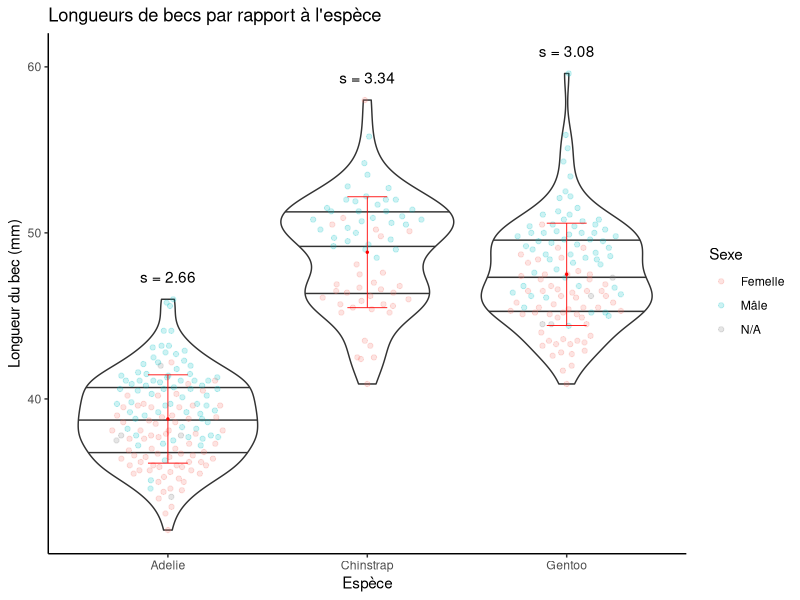
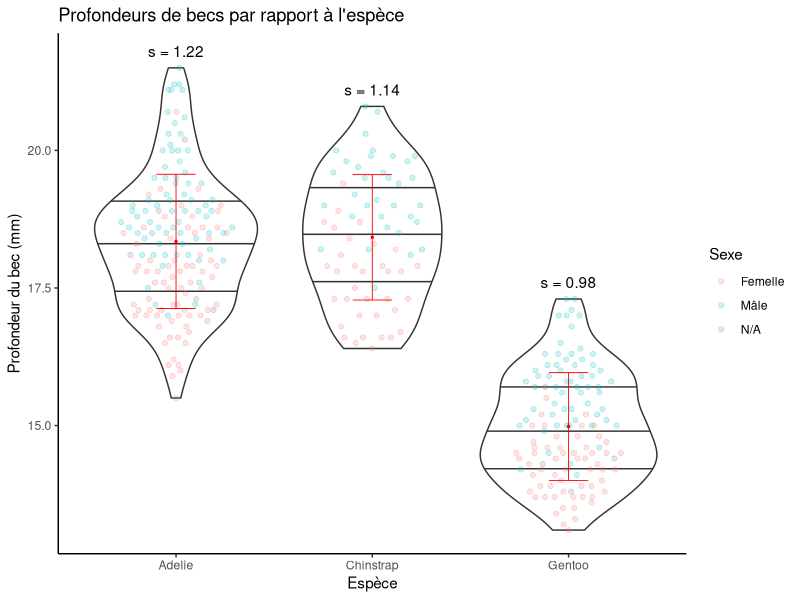
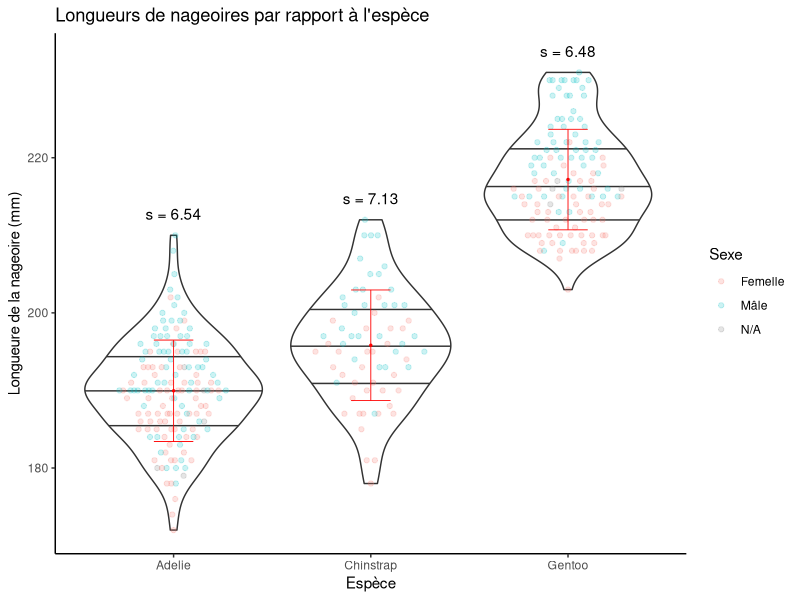
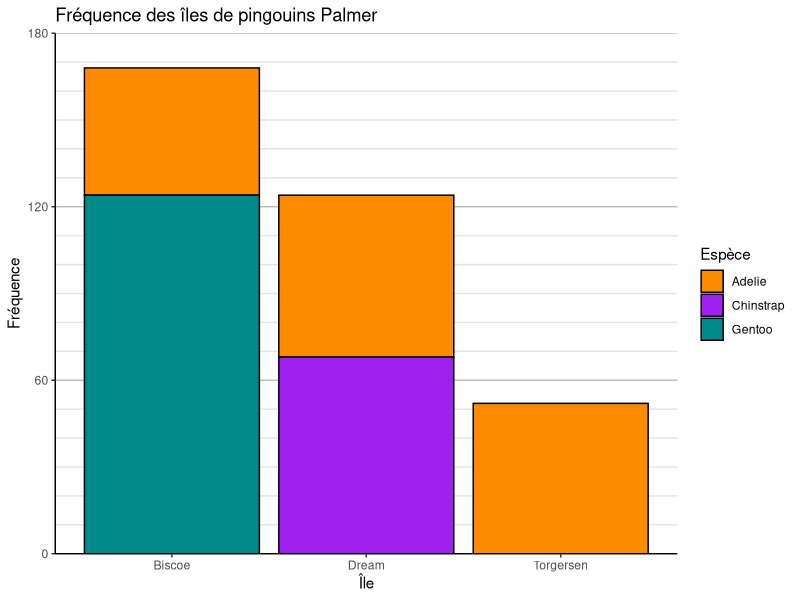
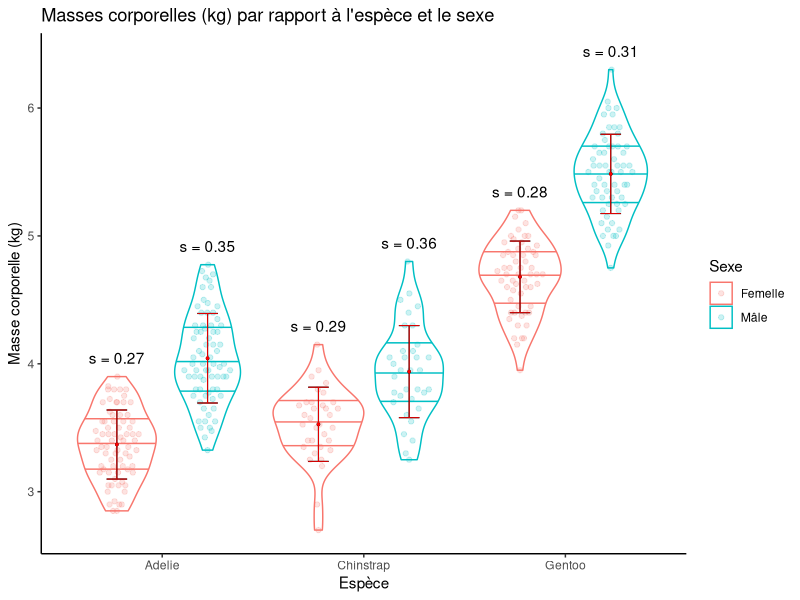
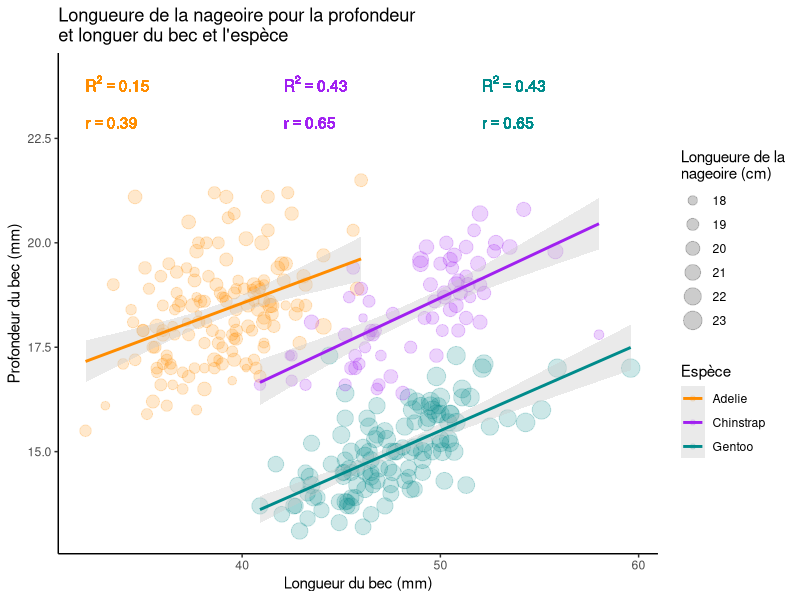
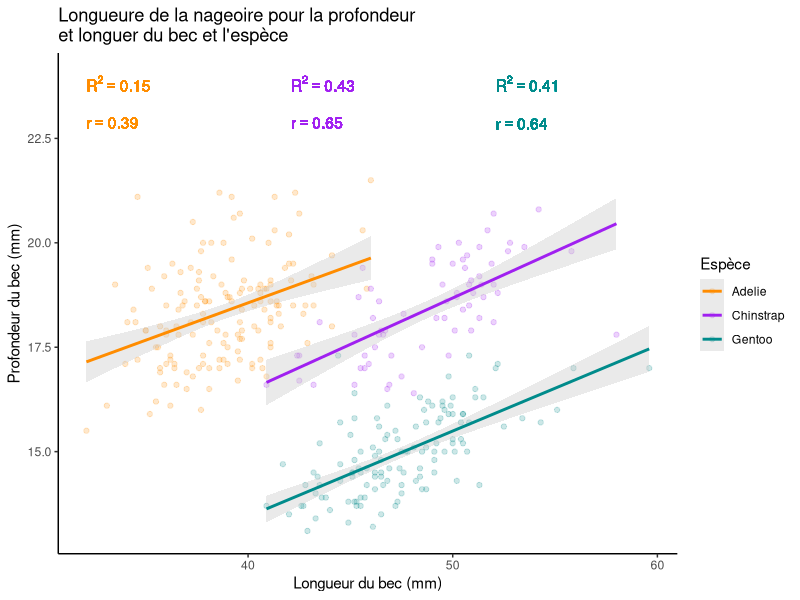

R code for these plots, in order:
## ---- chunk 1
# Préparatipn de librairies et installations variés

# install.packages("palmerpenguins")
# install.packages("tidyverse")
# install.packages("languageserver")
# install.packages("ggbeeswarm")
# install.packages("viridis")

library(palmerpenguins)
library("tidyverse")
library(ggbeeswarm) # Génère des graphique d'essaim d'abeille
library(viridis) # Couleurs pouvant être mieux perçus

# citation()
# citation("palmerpenguins")
# citation("tidyverse")
# citation("ggbeeswarm")
## ---- chunk 2
# Préparation aesthétique

theme_set(theme_classic())

# Échelle de couleur des pingouins Palmer
penguin_colours <- c("darkorange","purple","cyan4")
names(penguin_colours) <- levels(penguins$species)
penguin_colour_scale <- function(fill = FALSE) {
  if (fill) {
    return (scale_fill_manual(name = "Espèce", values = penguin_colours))
  }

  return (scale_colour_manual(name = "Espèce", values = penguin_colours))
}

# Utilisation d'une graine aléatoire déterminée
set.seed(3142)

## ---- chunk 3

sifted <-
  penguins %>%
  filter(
    !is.na(bill_length_mm)
  )

dfTab <- sifted %>% group_by(species) %>%
  summarize(
    y = max(bill_length_mm) + 1,
    mean = mean(bill_length_mm),
    sd = round(sd(bill_length_mm), digits = 2)
  )

ggplot(sifted) +
  # Diagrammes
  geom_violin(aes(species, bill_length_mm), staplewidth = 0.5, draw_quantiles = c(0.25, 0.5, 0.75)) +
  geom_quasirandom(aes(species, bill_length_mm, colour = sex), width = 0.3, alpha = 0.2) +

  # Écart type / barres d'érreure
  geom_errorbar(data=dfTab, aes(x=species, y=mean, ymin=mean-sd, ymax=mean+sd), width=.2, linewidth=.3, colour="red") +
  geom_point(data=dfTab, aes(x=species, y=mean), size=0.5, colour="red") +
  # Anotation de l'écart type
  geom_text(data=dfTab,aes(x=species,y=y,parse=FALSE,label=sprintf("s = %.2f", dfTab$sd)),vjust=0) +

  # Anotations
  scale_colour_discrete(labels = c("Femelle", "Mâle", "N/A")) +
  labs(
    title = "Longueurs de becs par rapport à l'espèce",
    x = "Espèce",
    y = "Longueur du bec (mm)",
    colour = "Sexe"
  )
## ---- chunk 4

sifted <-
  penguins %>%
  filter(
    !is.na(bill_depth_mm)
  )

dfTab <- sifted %>% group_by(species) %>%
  summarize(
    y = max(bill_depth_mm) + 0.2,
    mean = mean(bill_depth_mm),
    sd = round(sd(bill_depth_mm), digits = 2)
  )

ggplot(sifted) +
  # Diagrammes
  geom_violin(aes(species, bill_depth_mm), staplewidth = 0.5, draw_quantiles = c(0.25, 0.5, 0.75)) +
  geom_quasirandom(aes(species, bill_depth_mm, colour = sex), width = 0.3, alpha = 0.2) +
  
  # Écart type / barres d'érreure
  geom_errorbar(data=dfTab, aes(x=species, y=mean, ymin=mean-sd, ymax=mean+sd), width=.2, linewidth=.3, colour="red") +
  geom_point(data=dfTab, aes(x=species, y=mean), size=0.5, colour="red") +
  # Anotation de l'écart type
  geom_text(data=dfTab,aes(x=species,y=y,parse=FALSE,label=sprintf("s = %.2f", dfTab$sd)),vjust=0) +

  # Anotations
  scale_colour_discrete(labels = c("Femelle", "Mâle", "N/A")) +
  labs(
    title = "Profondeurs de becs par rapport à l'espèce",
    x = "Espèce",
    y = "Profondeur du bec (mm)",
    colour = "Sexe"
  )
## ---- chunk 5

sifted <-
  penguins %>%
  filter(
    !is.na(flipper_length_mm)
  )

dfTab <-
  sifted %>%
  group_by(
    species
  ) %>%
  summarize(
    y = max(flipper_length_mm) + 2,
    mean = mean(flipper_length_mm),
    sd = round(sd(flipper_length_mm), digits = 2)
  )

ggplot(sifted) +
  # Diagrammes
  geom_violin(aes(species, flipper_length_mm), staplewidth = 0.5, draw_quantiles = c(0.25, 0.5, 0.75)) +
  geom_quasirandom(aes(species, flipper_length_mm, colour = sex), width = 0.3, alpha = 0.2) +
  
  # Écart type / barres d'érreure
  geom_errorbar(data=dfTab, aes(x=species, y=mean, ymin=mean-sd, ymax=mean+sd), width=.2, linewidth=.3, colour="red") +
  geom_point(data=dfTab, aes(x=species, y=mean), size=0.5, colour="red") +
  # Anotation de l'écart type
  geom_text(data=dfTab,aes(x=species,y=y,parse=FALSE,label=sprintf("s = %.2f", dfTab$sd)),vjust=0) +

  # Thèmes
  penguin_colour_scale() +

  # Anotations
  scale_colour_discrete(labels = c("Femelle", "Mâle", "N/A")) +
  labs(
    title = "Longueurs de nageoires par rapport à l'espèce",
    x = "Espèce",
    y = "Longueure de la nageoire (mm)",
    colour = "Sexe"
  )
## ---- chunk 6

sifted <-
 penguins

ggplot(sifted, aes(island)) +
  geom_histogram(stat="count", aes(fill = species), color = "black") +
  
  # Intervales
  scale_y_continuous(
    limits = c(0, 180),
    expand = c(0, 0),
    breaks = seq(from = 0, to = 180, by = 60),
    minor_breaks = seq(from = 0, to = 180, by = 10)
  ) +

  # Thèmes
  theme(
    panel.grid.major.y = element_line(color = "grey"),
    panel.grid.minor.y = element_line(color = "grey90"),
  ) +
  penguin_colour_scale(TRUE) +

  # Renomer tout
  labs(
    title = "Fréquence des îles de pingouins Palmer",
    x = "Île",
    y = "Fréquence",
    fill = "Espèce"
  )
## ---- chunk 7
# Différences entre les fréquences de chaque île, à utiliser en-texte
bis_drea_isle_diff <- sum(penguins$island == "Biscoe") - sum(penguins$island == "Dream")
drea_torg_isle_diff <- sum(penguins$island == "Dream") - sum(penguins$island == "Torgersen")
## ---- chunk 8

sifted <-
  penguins %>%
  mutate(
    body_mass_g = body_mass_g / 1000
  ) %>%
  filter(
    !is.na(body_mass_g) &
    !is.na(sex)
  )

dfTab <-
  sifted %>%
  group_by(
    species,
    sex
  ) %>%
  summarize(
    y = max(body_mass_g) + 0.1,
    mean = mean(body_mass_g),
    sd = round(sd(body_mass_g), digits = 2)
  )

dodgewidth <- 0.9

ggplot(sifted) +
  # Diagrammes
  geom_violin(aes(x=species, y=body_mass_g, color=sex), position=position_dodge(width=dodgewidth), staplewidth = 0.5, draw_quantiles = c(0.25, 0.5, 0.75)) +
  geom_quasirandom(aes(x=species, y=body_mass_g, colour=sex), dodge.width=dodgewidth, width = 0.12, alpha = 0.2) +

  # Écart type / barres d'érreure
  geom_errorbar(data=dfTab, aes(x=species, group=sex, y=mean, ymin=mean-sd, ymax=mean+sd), position=position_dodge(width=dodgewidth), width=.205, linewidth=.4, colour="black") +
  geom_point(data=dfTab, aes(x=species, group=sex, y=mean), position=position_dodge(width=dodgewidth), size=0.6, colour="black") +

  geom_errorbar(data=dfTab, aes(x=species, group=sex, y=mean, ymin=mean-sd, ymax=mean+sd), position=position_dodge(width=dodgewidth), width=.2, linewidth=.3, colour="red") +
  geom_point(data=dfTab, aes(x=species, group=sex, y=mean), position=position_dodge(width=dodgewidth), size=0.5, colour="red") +

  # Anotation de l'écart type
  geom_text(data=dfTab,aes(x=species, group=sex, y=y, parse=FALSE, label=sprintf("s = %.2f", dfTab$sd)), position=position_dodge(width=dodgewidth), vjust=0) +

  # Anotations
  scale_colour_discrete(labels = c("Femelle", "Mâle")) +
  labs(
    title = "Masses corporelles (kg) par rapport à l'espèce et le sexe",
    x = "Espèce",
    y = "Masse corporelle (kg)",
    colour = "Sexe"
  )
## ---- chunk 9

sifted <-
  penguins %>%
  mutate(
    flipper_length_mm = flipper_length_mm / 10
  ) %>%
  filter(
    !is.na(flipper_length_mm) &
    !is.na(sex)
  )

dfTab <-
  sifted %>%
  group_by(species) %>%
  select(
    species,
    bill_length_mm,
    bill_depth_mm,
    flipper_length_mm
  ) %>%
  summarize(
    x = min((penguins %>% filter(!is.na(bill_length_mm)))$bill_length_mm) + ifelse(species == "Adelie", 0, ifelse(species == "Chinstrap", 10, 20)),
    y = max(bill_depth_mm) + 0.1,
    r = cor(bill_length_mm, bill_depth_mm),
    r2 = summary(lm(bill_depth_mm ~ bill_length_mm))$r.squared
  )

ggplot(sifted, aes(bill_length_mm, bill_depth_mm)) +
  geom_point(aes(size = flipper_length_mm, colour = species), alpha = 0.2) +

  geom_smooth(method="lm",aes(color=species),se=TRUE, fill="grey80") +

  geom_text(data=dfTab,aes(color=species, label=sprintf("R^2 == %.2f", r2), x=x, y=24),parse=TRUE, hjust=0, vjust=1, show_guide=FALSE) +
  geom_text(data=dfTab,aes(color=species, label=sprintf("r == %.2f", r), x=x, y=23),parse=TRUE, hjust=0, vjust=1, show_guide=FALSE) +

  # Thèmes
  penguin_colour_scale() +

  # Renomer tout
  labs(
    title = "Longueure de la nageoire pour la profondeur\net longuer du bec et l'espèce",
    x = "Longueur du bec (mm)",
    y = "Profondeur du bec (mm)",
    colour = "Espèce",
    size = "Longueure de la\nnageoire (cm)"
  )
## ---- chunk 10

sifted <-
  penguins %>%
  mutate(
    flipper_length_mm = flipper_length_mm / 10
  ) %>%
  filter(
    !is.na(bill_length_mm) &
    !is.na(flipper_length_mm)
  )

dfTab <-
  sifted %>%
  group_by(
    species
  ) %>%
  select(
    species,
    bill_length_mm,
    bill_depth_mm,
    flipper_length_mm
  ) %>%
  summarize(
    x = min((penguins %>% filter(!is.na(bill_length_mm)))$bill_length_mm) + ifelse(species == "Adelie", 0, ifelse(species == "Chinstrap", 10, 20)),
    y = max(bill_depth_mm) + 0.1,
    r = cor(bill_length_mm, bill_depth_mm),
    r2 = summary(lm(bill_depth_mm ~ bill_length_mm))$r.squared
  )

ggplot(sifted, aes(bill_length_mm, bill_depth_mm)) +
  geom_point(aes(colour = species), alpha = 0.2) +

  geom_smooth(method="lm",aes(color=species),se=TRUE, fill="grey80") +

  geom_text(data=dfTab,aes(color=species, label=sprintf("R^2 == %.2f", r2), x=x, y=24),parse=TRUE, hjust=0, vjust=1, show_guide=FALSE) +
  geom_text(data=dfTab,aes(color=species, label=sprintf("r == %.2f", r), x=x, y=23),parse=TRUE, hjust=0, vjust=1, show_guide=FALSE) +

  # Thèmes
  penguin_colour_scale() +

  # Renomer tout
  labs(
    title = "Longueure de la nageoire pour la profondeur\net longuer du bec et l'espèce",
    x = "Longueur du bec (mm)",
    y = "Profondeur du bec (mm)",
    colour = "Espèce",
    size = "Longueure de la\nnageoire (cm)"
  )
